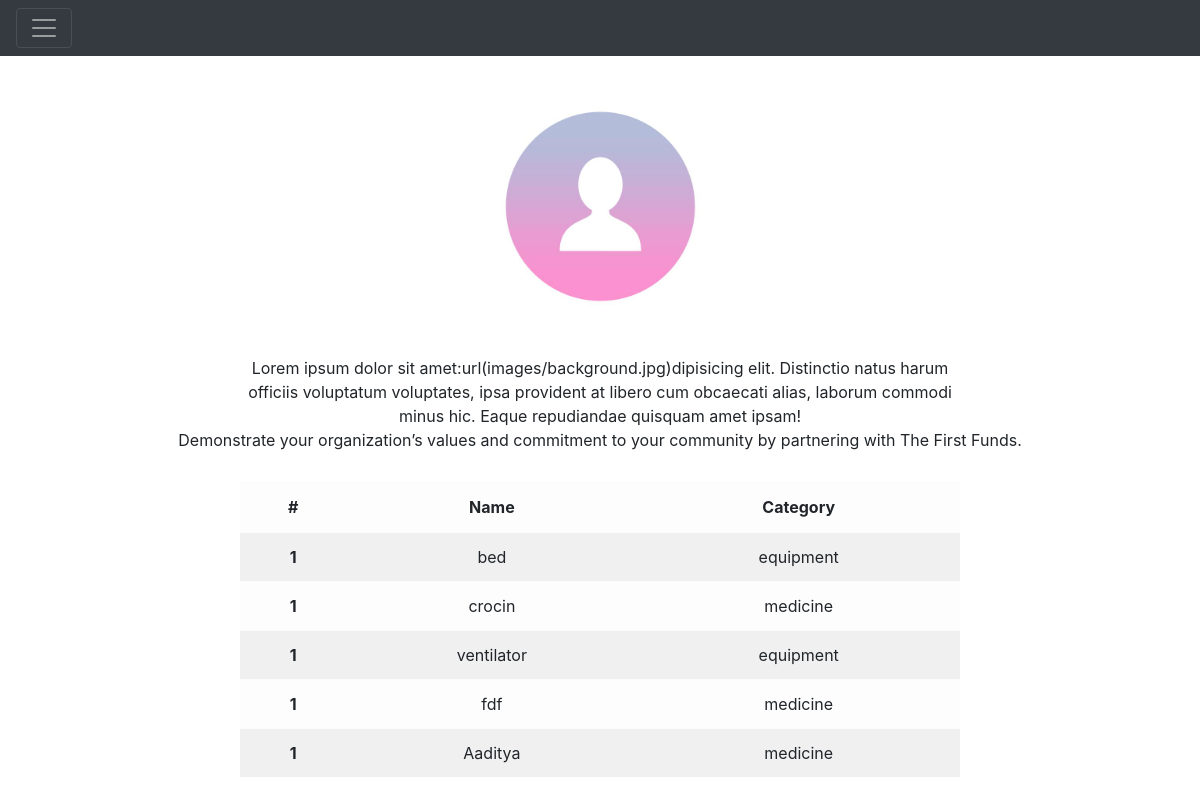
The page /main/tabular/3 (signed in) on the database its author committed.
### login/models.py (models this page shows, shortened)
class User(AbstractUser):
    is_ngo = models.BooleanField(default=False)
    is_donor = models.BooleanField(default=False)
    is_verified = models.BooleanField(default=False)

class Ngo(models.Model):
    ngo_name = models.CharField(max_length=200, null=True)
    user = models.OneToOneField(
        User, on_delete=models.CASCADE, primary_key=True, unique=True)
    contact_number = models.IntegerField(null=True)
    email = models.EmailField(max_length=200, null=True)
    address = models.CharField(max_length=500, null=True)
    state = models.CharField(max_length=200, null=True)
    logo = models.ImageField(null=True, blank=True, default='ngo.jpg')

### main/models.py (models this page shows, shortened)
class Requirements(models.Model):
    category = [
        ('medicine', 'medicine'),
        ('equipment', 'equipment'),
    ]
    ngo = models.ForeignKey(Ngo, on_delete=models.CASCADE)
    name = models.CharField(max_length=100)
    category = models.CharField(max_length=20, choices=category)
    initial_count = models.FloatField()
    donation_count = models.FloatField(default=0)

### main/views.py (the view)
# urls.py: path('tabular/<str:pk>', views.tabular, name='tabular'),
@ ngo_user_required
def tabular(request, pk):
    id = pk
    ngos = Ngo.objects.get(user_id=id)
    requirements = Requirements.objects.filter(ngo=ngos)
    context = {'id': id, 'requirements': requirements}
    return render(request, 'main/tabular.html', context)

### main/templates/main/tabular.html
{% extends 'main/admin.html' %}
{% block content %}
<section id="table">
    <table style="margin: 30px 20% 30px 20%; width:60%" class="table table-striped table-light">
        <thead>
            <tr>
                <th scope="col">#</th>
                <th scope="col">Name</th>
                <th scope="col">Category</th>
            </tr>
        </thead>
        <tbody>
            {% for requirement in requirements %}
            <tr>
                <th scope="row">1</th>
                <td>{{requirement.name}}</td>
                <td>{{requirement.category}}</td>
            </tr>
            {% endfor %}
        </tbody>
    </table>
</section>
{% endblock %}

### main/templates/main/admin.html (shortened to what this page needs)
<!DOCTYPE html>
<html lang="en">
<head>
    <link rel="stylesheet" href="https://stackpath.bootstrapcdn.com/bootstrap/4.5.2/css/bootstrap.min.css"
>
    <link rel="stylesheet" href="https://cdnjs.cloudflare.com/ajax/libs/animate.css/4.1.1/animate.min.css" />
</head>
<div class="pos-f-t">
    <nav class="navbar navbar-dark bg-dark">
        <button class="navbar-toggler" type="button" data-toggle="collapse" data-target="#navbarToggleExternalContent"
            aria-controls="navbarToggleExternalContent" aria-expanded="false" aria-label="Toggle navigation">
            <span class="navbar-toggler-icon"></span>
        </button>
    </nav>
</div>
<body style="text-align: center; justify-content: center; background: url(images/background.jpg);">
    <img style="height: 200px; width: 200px; margin-top: 50px;" src="{{request.user.ngo.logo.url}}"
        class="rounded mx-auto d-block" alt="...">
    <p style="margin: 50px 20% 0px 20%;"> Lorem ipsum dolor sit amet:url(images/background.jpg)dipisicing elit.
        Distinctio natus
        harum officiis voluptatum voluptates,
        ipsa provident at libero cum obcaecati alias, laborum commodi minus hic. Eaque repudiandae quisquam amet ipsam!
    </p> Demonstrate your organization’s values and commitment to your community by partnering with The First Funds.
    {% block content %}
    {% endblock %}
</body>
</html>

### rows shown on the page
User: user.ngo.logo (picture)
Requirements: name "bed", category "equipment"
Requirements: name "crocin", category "medicine"
Requirements: name "ventilator", category "equipment"
Requirements: name "fdf", category "medicine"
Requirements: name "Aaditya", category "medicine"
